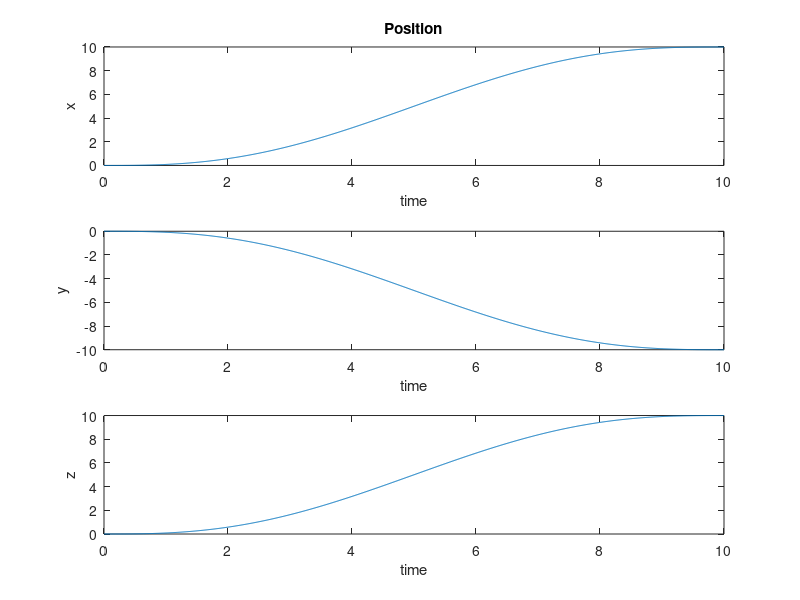
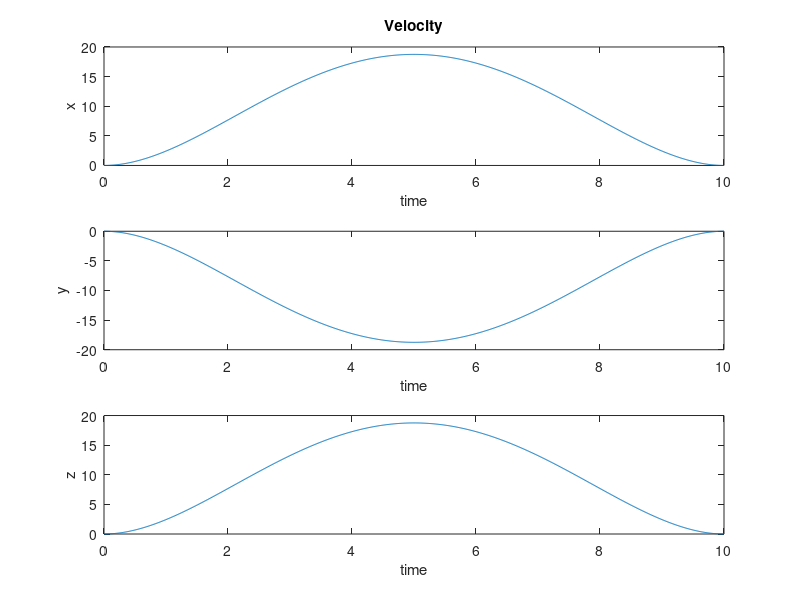
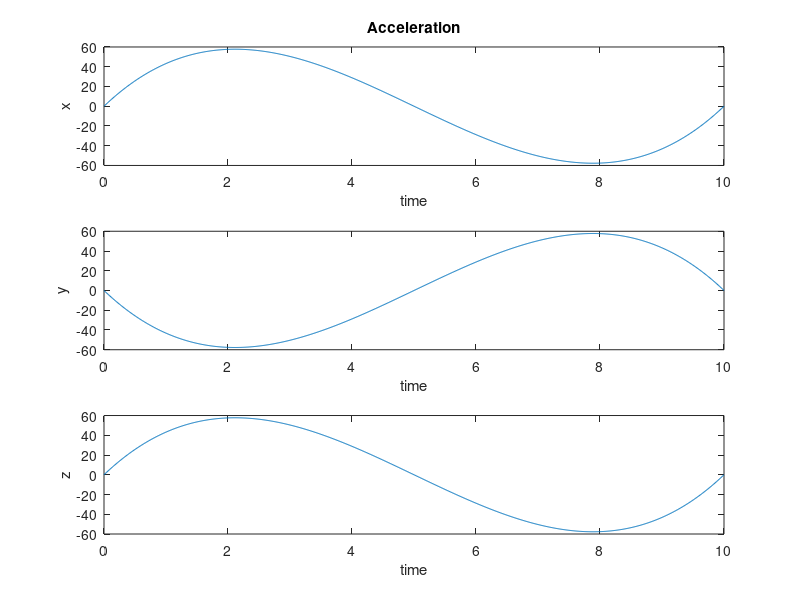
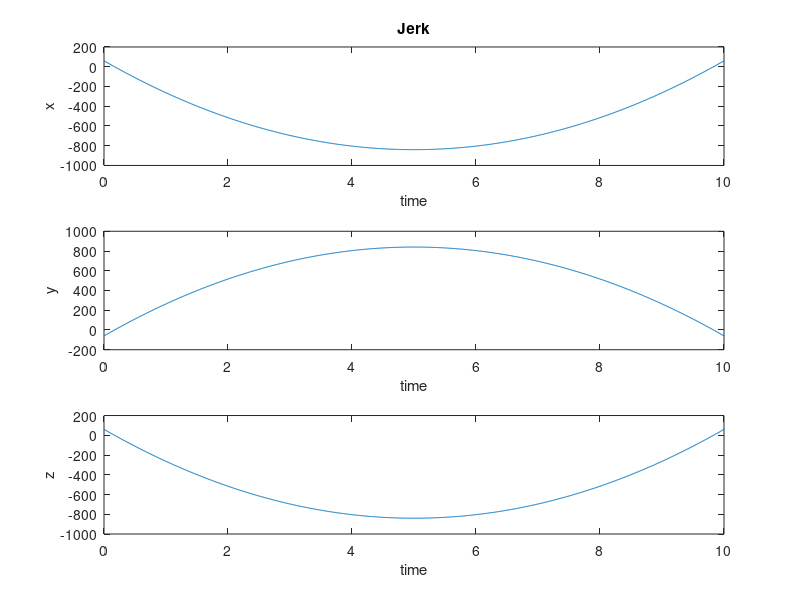

These figures' MATLAB source, in order:
clear all;
close all;
clc;

%% Time
time = 0:0.01:10;

%% Set points
Xi = [0 0 0];
Xf = [10 -10 10];

d = time(end);
N = length(time);

a = repmat((Xf - Xi), N, 1);
b = repmat((10 * (time/d).^3 - 15 * (time/d).^4 + 6 * (time/d).^5)', 1, 3);

%% Position
position = repmat(Xi, N, 1) + a .* b;

figure(1)
subplot(3,1,1);
plot(time, position(:,1));
xlabel('time');
ylabel('x');
title('Position'); hold on;

subplot(3,1,2);
plot(time, position(:,2));
xlabel('time');
ylabel('y');

subplot(3,1,3);
plot(time, position(:,3));
xlabel('time');
ylabel('z');

%% Velocity
velocity = a.*repmat((30 * (time/d).^2 - 60 * (time/d).^3 + 30 * (time/d).^4)', 1, 3);

figure(2)
subplot(3,1,1);
plot(time, velocity(:,1));
xlabel('time');
ylabel('x');
title('Velocity'); hold on;

subplot(3,1,2);
plot(time, velocity(:,2));
xlabel('time');
ylabel('y');

subplot(3,1,3);
plot(time, velocity(:,3));
xlabel('time');
ylabel('z');

%% Acceleration
acceleration = a.*repmat((60*(time/d).^1 - 180*(time/d).^2 + 120*(time/d).^3)', 1, 3);

figure(3)
subplot(3,1,1);
plot(time, acceleration(:,1));
xlabel('time');
ylabel('x');
title('Acceleration'); hold on;

subplot(3,1,2);
plot(time, acceleration(:,2));
xlabel('time');
ylabel('y');

subplot(3,1,3);
plot(time, acceleration(:,3));
xlabel('time');
ylabel('z');

%% Jerk
jerk = a.*repmat((60*(1/d) - 360*(time/d).^1 + 360*(time/d).^2)', 1, 3);

figure(4)
subplot(3,1,1);
plot(time, jerk(:,1));
xlabel('time');
ylabel('x');
title('Jerk'); hold on;

subplot(3,1,2);
plot(time, jerk(:,2));
xlabel('time');
ylabel('y');

subplot(3,1,3);
plot(time, jerk(:,3));
xlabel('time');
ylabel('z');

